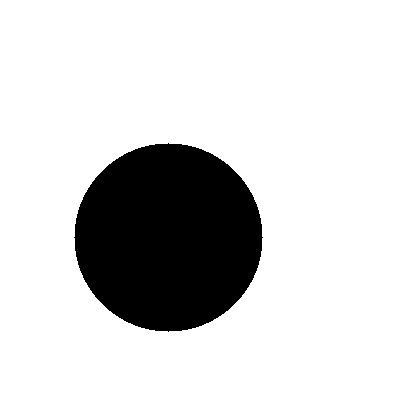
#> input picture tp2.2/input/circle_01.jpeg, 420 x 420 px, given in place of the camera
$ python generate_descriptors.py
#> lines starting #> are read from the running program, lines starting #| are printed output that depends on the picture; after the words box and inside, x2 and y2 are one past the last pixel; in counts of white or black regions, pixels touching at a corner belong together
"""
Capturador de imagenes de entrenamiento (tp2.2).

Abre la webcam. Selecciona la clase con 1/2/3, luego presiona
ESPACIO para guardar el frame actual en data/shapes/<label>/.

Workflow:
  1. Mostrar un objeto frente a la camara.
  2. Presionar 1, 2 o 3 para seleccionar la clase.
  3. Presionar ESPACIO para guardar el frame.
  4. Repetir para todas las formas deseadas.
  5. Ejecutar create_dataset.py y train.py.

Teclas:
  1/2/3   - seleccionar clase (circle/rectangle/star)
  ESPACIO - guardar frame en data/shapes/<label>/
  q       - salir
"""
from __future__ import annotations

from pathlib import Path

import cv2
import numpy as np

from labels import LABELS


THRESHOLD_VALUE = 140
MIN_AREA = 400
MORPH_KERNEL_SIZE = 3

CONTROL_WINDOW = "Controles"
VIDEO_WINDOW = "Capturador de entrenamiento"
MASK_WINDOW = "Mascara binaria"

SHAPES_DIR = Path("data/shapes")


def preprocess(frame: np.ndarray, threshold: int, kernel_size: int) -> np.ndarray:
    # Converts frame to grayscale, blurs it, applies inverse binary threshold,
    # and runs morphological close+open to produce a clean binary mask.
    gray = cv2.cvtColor(frame, cv2.COLOR_BGR2GRAY)
    blurred = cv2.GaussianBlur(gray, (5, 5), 0)
    _, binary = cv2.threshold(blurred, threshold, 255, cv2.THRESH_BINARY_INV)
    k = max(1, kernel_size if kernel_size % 2 == 1 else kernel_size + 1)
    kernel = np.ones((k, k), dtype=np.uint8)
    closed = cv2.morphologyEx(binary, cv2.MORPH_CLOSE, kernel)
    opened = cv2.morphologyEx(closed, cv2.MORPH_OPEN, kernel)
    return opened


def find_contours(binary: np.ndarray, min_area: int) -> list[np.ndarray]:
    # Returns all external contours in the binary mask whose area is at least min_area.
    contours, _ = cv2.findContours(binary, cv2.RETR_EXTERNAL, cv2.CHAIN_APPROX_SIMPLE)
    return [c for c in contours if cv2.contourArea(c) >= min_area]


def count_saved(label: str) -> int:
    # Returns how many PNG images are already saved for a given label (class).
    d = SHAPES_DIR / label
    if not d.exists():
        return 0
    return len(list(d.glob("*.png")))


def main() -> None:
    # Opens the webcam so the user can capture training images.
    # Press 1/2/3 to select the active class (circle/rectangle/star),
    # SPACE to save the current frame to data/shapes/<label>/, and q to quit.
    cap = cv2.VideoCapture(0)
    if not cap.isOpened():
        raise RuntimeError("No se pudo abrir la webcam.")

    print("=" * 60)
    print("Capturador de imagenes de entrenamiento.")
    print("Clases disponibles:")
    for k, v in LABELS.items():
        print(f"  {k}: {v}")
    print()
    print("1/2/3: seleccionar clase | ESPACIO: guardar | q: salir")
    print("=" * 60)

    active_label_id: int = 1

    cv2.namedWindow(CONTROL_WINDOW, cv2.WINDOW_NORMAL)
    cv2.resizeWindow(CONTROL_WINDOW, 440, 160)
    cv2.createTrackbar("Threshold", CONTROL_WINDOW, THRESHOLD_VALUE, 255, lambda _: None)
    cv2.createTrackbar("Kernel", CONTROL_WINDOW, MORPH_KERNEL_SIZE, 25, lambda _: None)
    cv2.createTrackbar("Min area", CONTROL_WINDOW, MIN_AREA, 10000, lambda _: None)

    cv2.namedWindow(VIDEO_WINDOW, cv2.WINDOW_NORMAL)
    cv2.namedWindow(MASK_WINDOW, cv2.WINDOW_NORMAL)

    try:
        while True:
            ok, frame = cap.read()
#> frame is the input picture: shape (420, 420, 3); min 0, max 255, mean 214.9
            if not ok:
                break

            threshold = max(0, cv2.getTrackbarPos("Threshold", CONTROL_WINDOW))
            kernel_size = cv2.getTrackbarPos("Kernel", CONTROL_WINDOW)
            min_area = max(1, cv2.getTrackbarPos("Min area", CONTROL_WINDOW))

            binary = preprocess(frame, threshold, kernel_size)
#> in preprocess, `_, binary = cv2.threshold(blurred, threshold, 255, cv2.THRESH_BINARY_I..`:
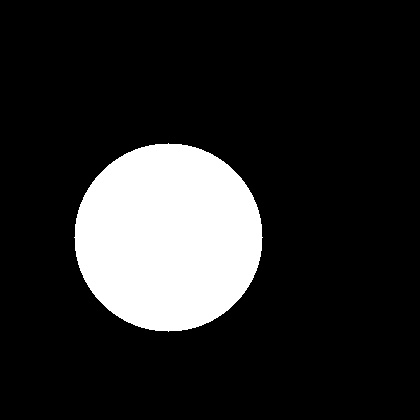
#> binary: shape (420, 420); 15.7% white; 1 white region, box (x1, y1, x2, y2) and area: (74, 143, 263, 332) 27729
#> in preprocess, `opened = cv2.morphologyEx(closed, cv2.MORPH_OPEN, kernel)`: opened: shape (420, 420); 15.7% white; 1 white region
            contours = find_contours(binary, min_area)
#> in find_contours, `contours, _ = cv2.findContours(binary, cv2.RETR_EXTERNAL, cv2.CHAIN_AP..`: contours = 1 contour; box (x1, y1, x2, y2) and area: (75, 144, 262, 331) 27460

            canvas = frame.copy()
            for contour in contours:
                x, y, w, h = cv2.boundingRect(contour)
                cv2.rectangle(canvas, (x, y), (x + w, y + h), (0, 255, 0), 2)
#> this loop made 1 pass
#> (x, y, w, h) on pass 1: (75, 144, 187, 187)
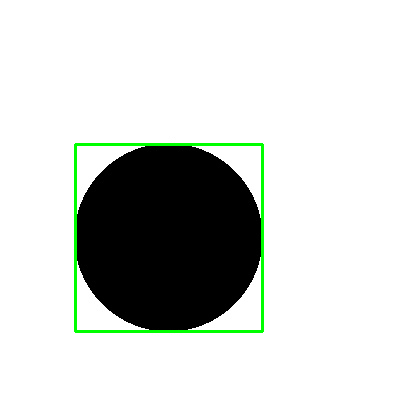
#> canvas: shape (420, 420, 3); 1.27% of pixels changed, all inside (x1, y1, x2, y2) = (74, 143, 264, 333)

            active_name = LABELS.get(active_label_id, "?")
            saved = count_saved(active_name)
            cv2.putText(
                canvas,
                f"Clase: {active_name} ({saved} guardadas) | "
                f"1/2/3: cambiar | ESPACIO: guardar | q: salir",
                (10, 28),
                cv2.FONT_HERSHEY_SIMPLEX,
                0.55,
                (0, 200, 255),
                2,
                cv2.LINE_AA,
            )
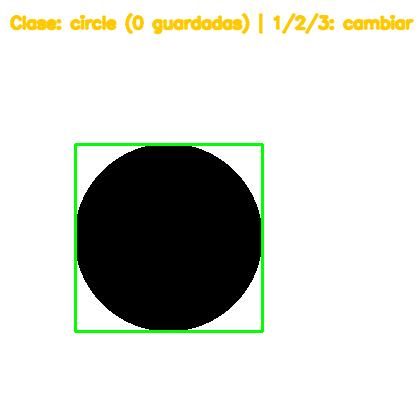
#> canvas: shape (420, 420, 3); 2.49% of pixels changed, all inside (x1, y1, x2, y2) = (9, 12, 415, 35)

            cv2.imshow(VIDEO_WINDOW, canvas)
            cv2.imshow(MASK_WINDOW, binary)

            key = cv2.waitKey(1) & 0xFF
#> (key q is pressed here)
            if key == ord("q"):
                break
            if key in (ord("1"), ord("2"), ord("3")):
                active_label_id = key - ord("0")
                print(f"Clase activa: {LABELS[active_label_id]}")
            if key == ord(" "):
                label_name = LABELS[active_label_id]
                out_dir = SHAPES_DIR / label_name
                out_dir.mkdir(parents=True, exist_ok=True)
                idx = count_saved(label_name)
                out_path = out_dir / f"{label_name}_{idx:03d}.png"
                cv2.imwrite(str(out_path), frame)
                print(f"Guardado: {out_path}")
    finally:
        cap.release()
        cv2.destroyAllWindows()


if __name__ == "__main__":
    main()

$ run again, on tp2.2/input/circle_02.jpeg
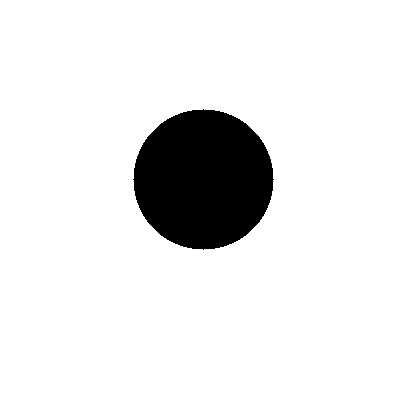
#> input picture tp2.2/input/circle_02.jpeg, 420 x 420 px, given in place of the camera
#> in main, frame is the input picture: shape (420, 420, 3); min 0, max 255, mean 232.8
#> in preprocess, `_, binary = cv2.threshold(blurred, threshold, 255, cv2.THRESH_BINARY_I..`:
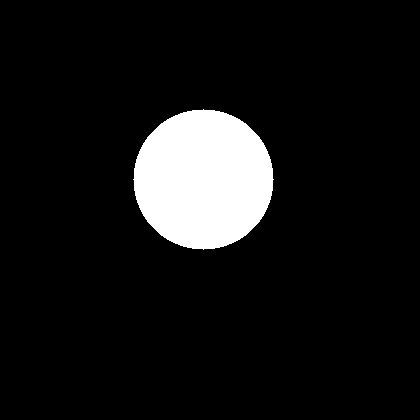
#> binary: shape (420, 420); 8.7% white; 1 white region, box (x1, y1, x2, y2) and area: (133, 109, 274, 250) 15373
#> opened: shape (420, 420); 8.7% white; 1 white region
#> in find_contours, `contours, _ = cv2.findContours(binary, cv2.RETR_EXTERNAL, cv2.CHAIN_AP..`: contours = 1 contour; box (x1, y1, x2, y2) and area: (134, 110, 273, 249) 15172
#> the loop in main, `for contour in contours:` made 1 pass
#> (x, y, w, h) on pass 1: (134, 110, 139, 139)
#> in main, `cv2.putText( canvas, f"Clase: {active_name} ({saved} guardadas) | " f"..`:
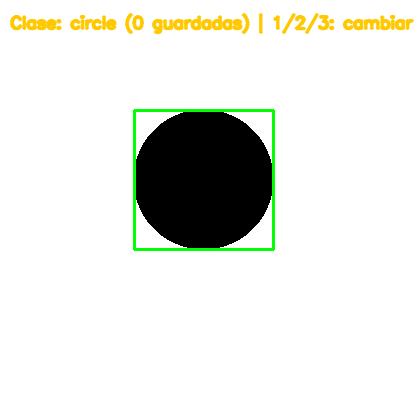
#> canvas: shape (420, 420, 3); mean B, G, R 226.1, 232, 230.6

$ run again, on tp2.2/input/circle_03.jpeg
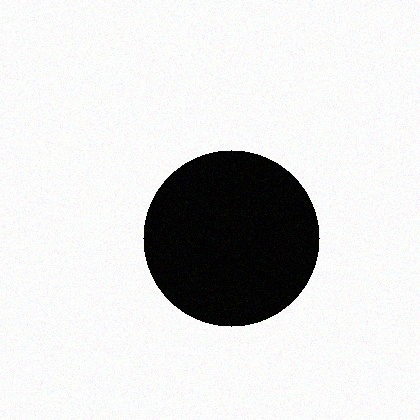
#> input picture tp2.2/input/circle_03.jpeg, 420 x 420 px, given in place of the camera
#> in main, frame is the input picture: shape (420, 420, 3); mean B, G, R 216.6, 216.7, 216.6
#> in preprocess, `_, binary = cv2.threshold(blurred, threshold, 255, cv2.THRESH_BINARY_I..`:
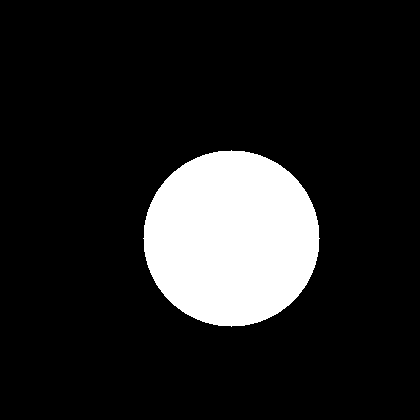
#> binary: shape (420, 420); 13.8% white; 1 white region, box (x1, y1, x2, y2) and area: (143, 150, 320, 327) 24313
#> opened: shape (420, 420); 13.8% white; 1 white region
#> in find_contours, `contours, _ = cv2.findContours(binary, cv2.RETR_EXTERNAL, cv2.CHAIN_AP..`: contours = 1 contour; box (x1, y1, x2, y2) and area: (144, 151, 319, 326) 24060
#> the loop in main, `for contour in contours:` made 1 pass
#> (x, y, w, h) on pass 1: (144, 151, 175, 175)
#> in main, `cv2.putText( canvas, f"Clase: {active_name} ({saved} guardadas) | " f"..`:
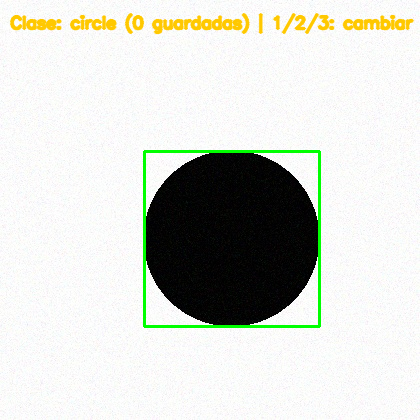
#> canvas: shape (420, 420, 3); mean B, G, R 209.4, 216.2, 214

$ run again, on tp2.2/input/circle_04.jpeg
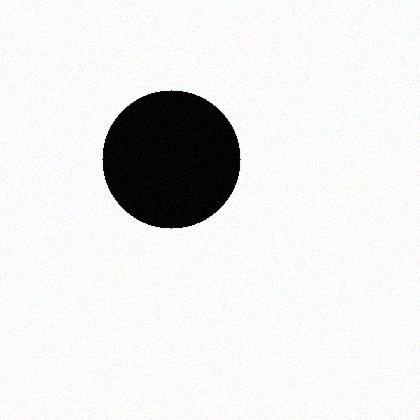
#> input picture tp2.2/input/circle_04.jpeg, 420 x 420 px, given in place of the camera
#> in main, frame is the input picture: shape (420, 420, 3); mean B, G, R 229.5, 229.7, 229.6
#> in preprocess, `_, binary = cv2.threshold(blurred, threshold, 255, cv2.THRESH_BINARY_I..`:
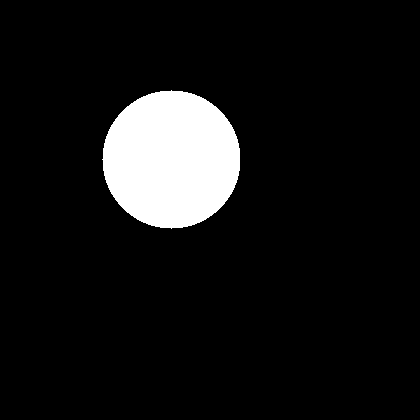
#> binary: shape (420, 420); 8.5% white; 1 white region, box (x1, y1, x2, y2) and area: (102, 90, 240, 229) 14948
#> opened: shape (420, 420); 8.5% white; 1 white region
#> in find_contours, `contours, _ = cv2.findContours(binary, cv2.RETR_EXTERNAL, cv2.CHAIN_AP..`: contours = 1 contour; box (x1, y1, x2, y2) and area: (103, 91, 240, 228) 14750
#> the loop in main, `for contour in contours:` made 1 pass
#> (x, y, w, h) on pass 1: (103, 91, 137, 137)
#> in main, `cv2.putText( canvas, f"Clase: {active_name} ({saved} guardadas) | " f"..`:
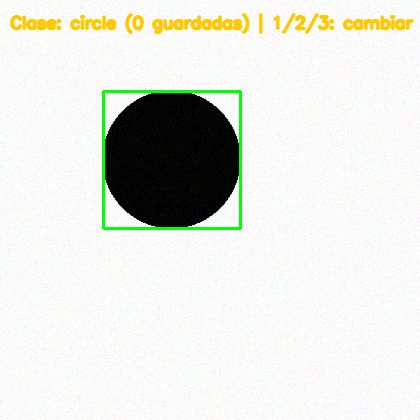
#> canvas: shape (420, 420, 3); mean B, G, R 222.9, 229.1, 227.5
